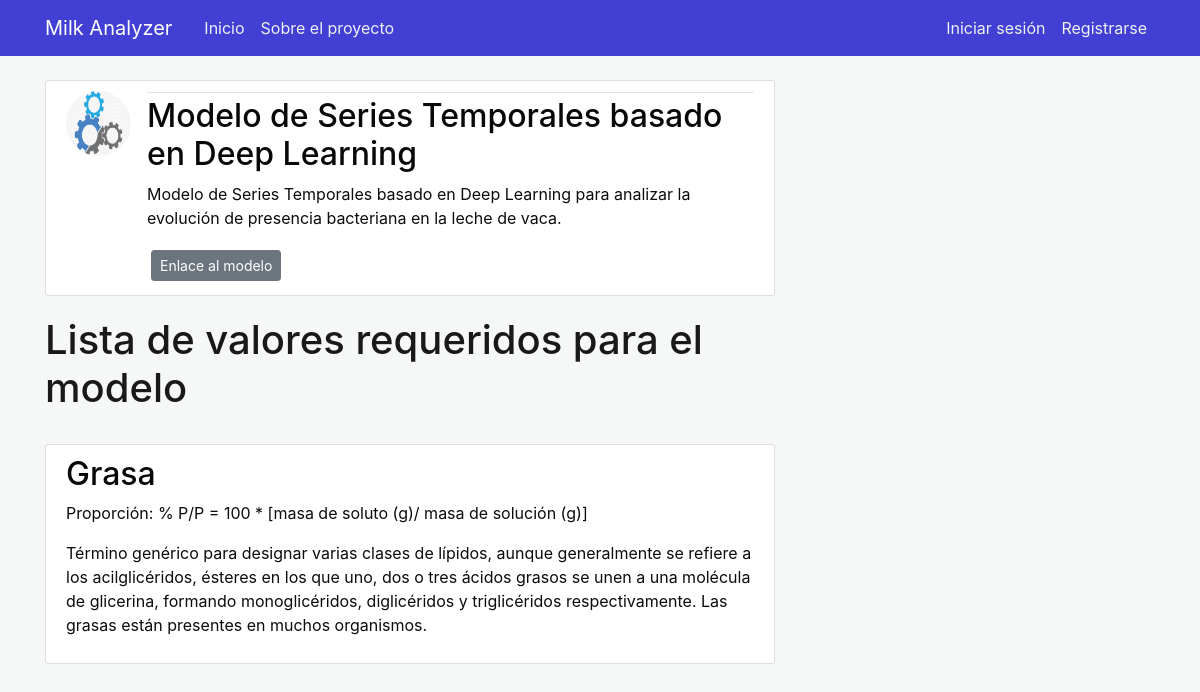
/aimodel/1, run on an earlier commit of the app's database.
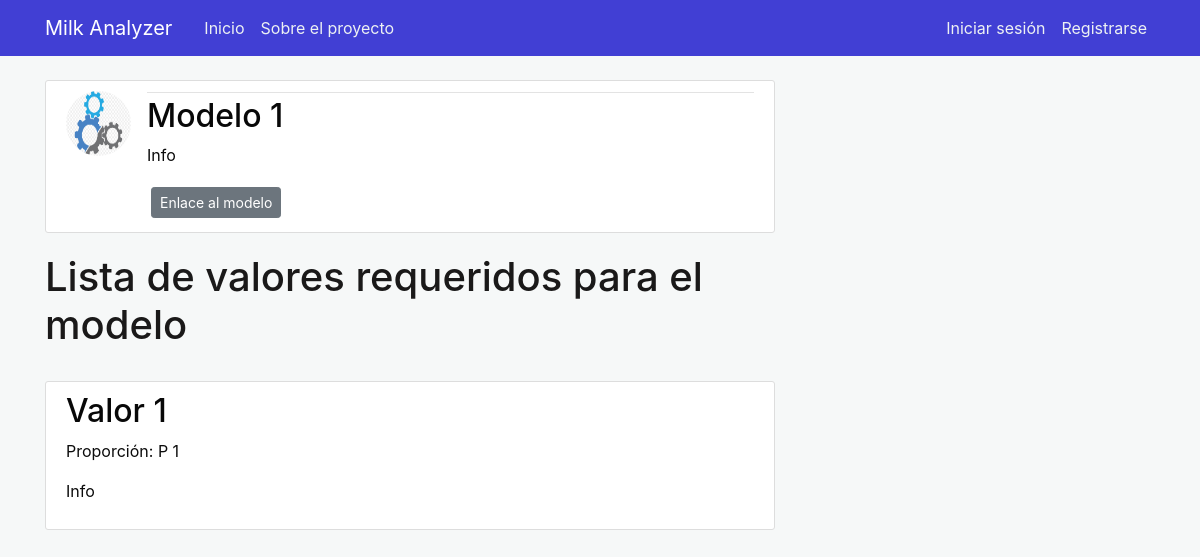
And on a later commit of the database.
### milkanalyzer/models.py (models this page shows, shortened)
class AIModel(db.Model):
    __tablename__ = 'aimodel'
    id = db.Column(db.Integer, primary_key=True)
    name = db.Column(db.String(50), nullable=False)
    type = db.Column(db.String(100), nullable=False)
    description = db.Column(db.Text, nullable=False)
    url = db.Column(db.String(50), nullable=False)
    aimodel_picture = db.Column(db.String(20), nullable=False, default='defaultmodel.jpg')

class Value(db.Model):
    id = db.Column(db.Integer, primary_key=True)
    name = db.Column(db.String(50), nullable=False)
    proportion = db.Column(db.String(100), nullable=False)
    description = db.Column(db.Text, nullable=False)
    aimodel_id = db.Column(db.Integer, db.ForeignKey('aimodel.id'), nullable=False)

### milkanalyzer/aimodels/routes.py (the view)
@aimodels.route("/aimodel/<int:id>")
def aimodel(id):
    aimodel = AIModel.query.get_or_404(id)
    values = Value.query.filter_by(aimodel_id = aimodel.id).all()
    return render_template('aimodel.html', title=aimodel.name, aimodel=aimodel, values=values)

### milkanalyzer/templates/aimodel.html (shortened to what this page needs)
{% extends "layout.html" %}
{% block content %}
<article class="media content-section">
  <img class="rounded-circle article-img"
    src="{{ url_for('static', filename='aimodel_images/' + aimodel.aimodel_picture) }}">
  <div class="media-body">
    <div class="article-metadata">
    </div>
    <h2 class="article-title">{{ aimodel.name }}</h2>
    <p class="article-content">{{ aimodel.description }}</p>
    <a class="btn btn-secondary btn-sm m-1" href="{{ aimodel.url }} ">Enlace al modelo</a>
  </div>
</article>
<h1>Lista de valores requeridos para el modelo</h1></br>
{% for value in values %}
<article class="media content-section">
  <div class="media-body">
    <h2><a class="article-title" href="{{ url_for('values.value', aimodel_id=aimodel.id, id=value.id) }}">{{
      value.name }}</a></h2>
    <p class="article-content">Proporción: {{ value.proportion }}</p>
    <p class="article-content">{{ value.description }}</p>
  </div>
</article>
{% endfor %}
{% endblock content %}

### milkanalyzer/templates/layout.html (shortened to what this page needs)
<!DOCTYPE html>
<html>
<head>
    <link rel="stylesheet" href="https://maxcdn.bootstrapcdn.com/bootstrap/4.0.0/css/bootstrap.min.css"
>
    <link rel="stylesheet" type="text/css" href="{{ url_for('static', filename='main.css') }}">
</head>
<body>
    <header class="site-header">
        <nav class="navbar navbar-expand-md navbar-dark bg-steel fixed-top">
            <div class="container">
                <a class="navbar-brand mr-4" href="/">Milk Analyzer</a>
                <div class="collapse navbar-collapse" id="navbarToggle">
                    <div class="navbar-nav mr-auto">
                        <a class="nav-item nav-link" href="{{ url_for('main.home') }}">Inicio</a>
                        <a class="nav-item nav-link" href="{{ url_for('main.about') }}">Sobre el proyecto</a>
                    </div>
                    <div class="navbar-nav">
                        {% if current_user.is_authenticated %}
                        {% if current_user.username == 'admin' %}
                        <a class="nav-item nav-link" href="{{ url_for('aimodels.new_aimodel') }}">Añadir
                            modelo</a>
                        {% endif %}
                        <a class="nav-item nav-link" href="{{ url_for('users.profile') }}">Perfil</a>
                        {% if current_user.username != 'admin' %}
                        <a class="nav-item nav-link" href="{{ url_for('predictions.prediction_list') }}">Predicciones</a>
                        {% endif %}
                        <a class="nav-item nav-link" href="{{ url_for('users.logout') }}">Cerrar sesión</a>
                        {% else %}
                        <a class="nav-item nav-link" href="{{ url_for('users.login') }}">Iniciar sesión</a>
                        <a class="nav-item nav-link" href="{{ url_for('users.register') }}">Registrarse</a>
                        {% endif %}
                    </div>
                </div>
            </div>
        </nav>
    </header>
    <main role="main" class="container">
        <div class="row">
            <div class="col-md-8">
                {% block content %}{% endblock %}
            </div>
        </div>
    </main>
</body>
</html>

### milkanalyzer/static/main.css (style rules this page uses)
body { background: #f6f8f8; color: #0c0c0c; margin-top: 5rem; }
h1, h2, h3, h4, h5, h6 { color: #1a1919; }
.bg-steel { background-color: #413fd4; }
.site-header .navbar-nav .nav-link { color: #edf1f3; }
.content-section { background: #ffffff; padding: 10px 20px; border: 1px solid #dddddd; border-radius: 3px; margin-bottom: 20px; }
.article-title { color: #080808; }
.article-content { white-space: pre-line; }
.article-img { height: 65px; width: 65px; margin-right: 16px; }
.article-metadata { padding-bottom: 1px; margin-bottom: 4px; border-bottom: 1px solid #e3e3e3 }

What changed in the data, as far as the page shows it:
removed Value: name "Grasa", proportion "% P/P = 100 * [masa de soluto (g)/ masa de solución (g)]", description "Término genérico para designar varias clases de lípidos, aunque generalmente se refiere a los acilglicéridos, ésteres en los que uno, dos o tres ácidos grasos se unen a una molécula de glicerina, formando monoglicéridos, diglicéridos y triglicéridos respectivamente. Las grasas están presentes en muchos organismos."
changed AIModel: name "Modelo de Series Temporales basado en Deep Learning" → "Modelo 1"; description "Modelo de Series Temporales basado en Deep Learning para analizar la evolución de presencia bacteriana en la leche de vaca." → "Info"
added Value: name "Valor 1", proportion "P 1", description "Info"
